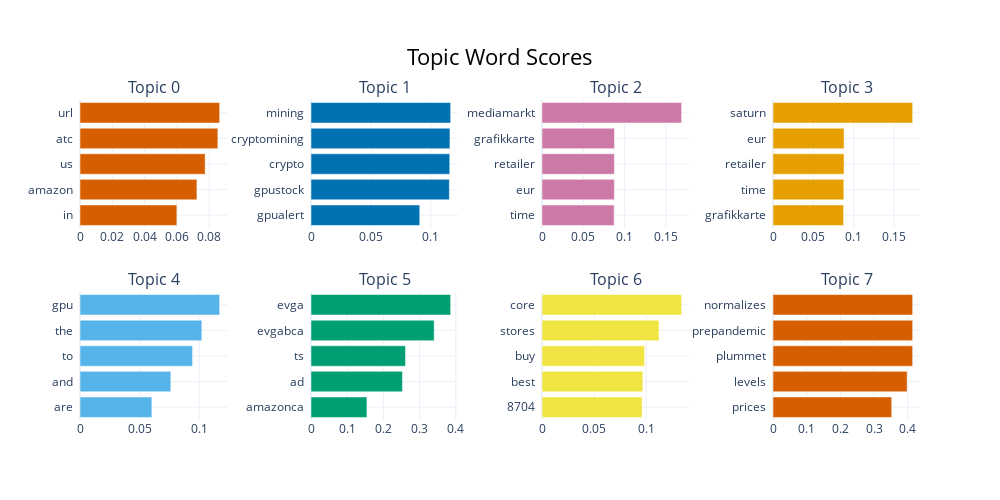

The notebook cell this image was saved under:
### Code cell
plt.figure(figsize=(10, 6))
topic_model.visualize_barchart().show()

### Figure 1 — Plotly figure (JSON) as saved in the notebook; plotly's stock layout.template omitted (floating-point values rounded to 4 significant figures)
{"data": [{"marker": {"color": "#D55E00"}, "orientation": "h", "type": "bar", "x": [0.06, 0.07242, 0.07753, 0.08539, 0.08649], "xaxis": "x", "y": ["in  ", "amazon  ", "us  ", "atc  ", "url  "], "yaxis": "y"}, {"marker": {"color": "#0072B2"}, "orientation": "h", "type": "bar", "x": [0.09065, 0.1153, 0.1157, 0.1158, 0.1164], "xaxis": "x2", "y": ["gpualert  ", "gpustock  ", "crypto  ", "cryptomining  ", "mining  "], "yaxis": "y2"}, {"marker": {"color": "#CC79A7"}, "orientation": "h", "type": "bar", "x": [0.08729, 0.08759, 0.08759, 0.08771, 0.169], "xaxis": "x3", "y": ["time  ", "eur  ", "retailer  ", "grafikkarte  ", "mediamarkt  "], "yaxis": "y3"}, {"marker": {"color": "#E69F00"}, "orientation": "h", "type": "bar", "x": [0.08747, 0.08772, 0.08803, 0.08803, 0.173], "xaxis": "x4", "y": ["grafikkarte  ", "time  ", "retailer  ", "eur  ", "saturn  "], "yaxis": "y4"}, {"marker": {"color": "#56B4E9"}, "orientation": "h", "type": "bar", "x": [0.06031, 0.07621, 0.09443, 0.1022, 0.1171], "xaxis": "x5", "y": ["are  ", "and  ", "to  ", "the  ", "gpu  "], "yaxis": "y5"}, {"marker": {"color": "#009E73"}, "orientation": "h", "type": "bar", "x": [0.1546, 0.2526, 0.261, 0.3402, 0.3858], "xaxis": "x6", "y": ["amazonca  ", "ad  ", "ts  ", "evgabca  ", "evga  "], "yaxis": "y6"}, {"marker": {"color": "#F0E442"}, "orientation": "h", "type": "bar", "x": [0.09598, 0.09669, 0.09844, 0.1122, 0.1339], "xaxis": "x7", "y": ["8704  ", "best  ", "buy  ", "stores  ", "core  "], "yaxis": "y7"}, {"marker": {"color": "#D55E00"}, "orientation": "h", "type": "bar", "x": [0.3526, 0.3984, 0.4148, 0.4148, 0.4148], "xaxis": "x8", "y": ["prices  ", "levels  ", "plummet  ", "prepandemic  ", "normalizes  "], "yaxis": "y8"}], "layout": {"annotations": [{"font": {"size": 16}, "showarrow": false, "text": "Topic 0", "x": 0.0875, "xanchor": "center", "xref": "paper", "y": 1, "yanchor": "bottom", "yref": "paper"}, {"font": {"size": 16}, "showarrow": false, "text": "Topic 1", "x": 0.3625, "xanchor": "center", "xref": "paper", "y": 1, "yanchor": "bottom", "yref": "paper"}, {"font": {"size": 16}, "showarrow": false, "text": "Topic 2", "x": 0.6375, "xanchor": "center", "xref": "paper", "y": 1, "yanchor": "bottom", "yref": "paper"}, {"font": {"size": 16}, "showarrow": false, "text": "Topic 3", "x": 0.9125, "xanchor": "center", "xref": "paper", "y": 1, "yanchor": "bottom", "yref": "paper"}, {"font": {"size": 16}, "showarrow": false, "text": "Topic 4", "x": 0.0875, "xanchor": "center", "xref": "paper", "y": 0.4, "yanchor": "bottom", "yref": "paper"}, {"font": {"size": 16}, "showarrow": false, "text": "Topic 5", "x": 0.3625, "xanchor": "center", "xref": "paper", "y": 0.4, "yanchor": "bottom", "yref": "paper"}, {"font": {"size": 16}, "showarrow": false, "text": "Topic 6", "x": 0.6375, "xanchor": "center", "xref": "paper", "y": 0.4, "yanchor": "bottom", "yref": "paper"}, {"font": {"size": 16}, "showarrow": false, "text": "Topic 7", "x": 0.9125, "xanchor": "center", "xref": "paper", "y": 0.4, "yanchor": "bottom", "yref": "paper"}], "height": 500, "hoverlabel": {"bgcolor": "white", "font": {"family": "Rockwell", "size": 16}}, "showlegend": false, "title": {"font": {"color": "Black", "size": 22}, "text": "Topic Word Scores", "x": 0.5, "xanchor": "center", "yanchor": "top"}, "width": 1000, "xaxis": {"anchor": "y", "domain": [0, 0.175], "showgrid": true}, "xaxis2": {"anchor": "y2", "domain": [0.275, 0.45], "showgrid": true}, "xaxis3": {"anchor": "y3", "domain": [0.55, 0.725], "showgrid": true}, "xaxis4": {"anchor": "y4", "domain": [0.825, 1], "showgrid": true}, "xaxis5": {"anchor": "y5", "domain": [0, 0.175], "showgrid": true}, "xaxis6": {"anchor": "y6", "domain": [0.275, 0.45], "showgrid": true}, "xaxis7": {"anchor": "y7", "domain": [0.55, 0.725], "showgrid": true}, "xaxis8": {"anchor": "y8", "domain": [0.825, 1], "showgrid": true}, "yaxis": {"anchor": "x", "domain": [0.6, 1], "showgrid": true}, "yaxis2": {"anchor": "x2", "domain": [0.6, 1], "showgrid": true}, "yaxis3": {"anchor": "x3", "domain": [0.6, 1], "showgrid": true}, "yaxis4": {"anchor": "x4", "domain": [0.6, 1], "showgrid": true}, "yaxis5": {"anchor": "x5", "domain": [0, 0.4], "showgrid": true}, "yaxis6": {"anchor": "x6", "domain": [0, 0.4], "showgrid": true}, "yaxis7": {"anchor": "x7", "domain": [0, 0.4], "showgrid": true}, "yaxis8": {"anchor": "x8", "domain": [0, 0.4], "showgrid": true}}}
